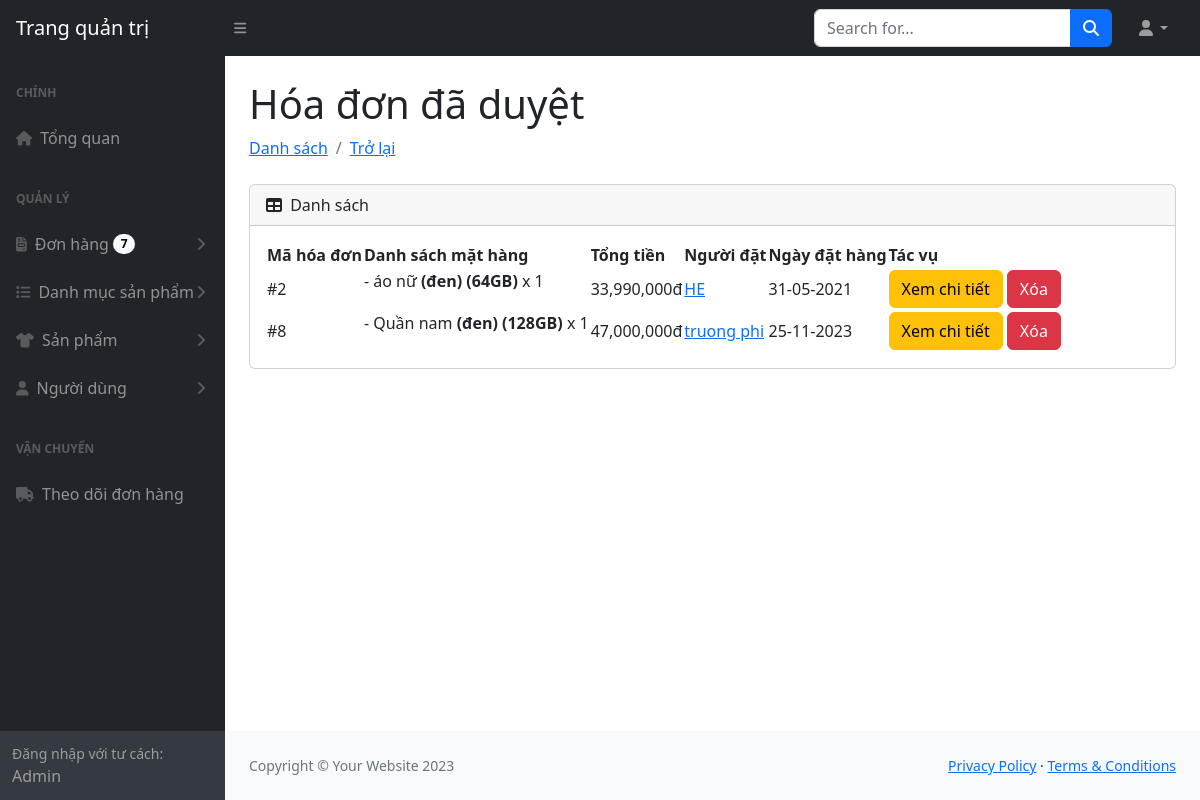
Page /admin.php?task=oldorder on the committed database.
### tables this page shows
CREATE TABLE `orders` (
  `id` int(11) NOT NULL,
  `fullname` varchar(255) NOT NULL,
  `email` varchar(255) NOT NULL,
  `phone` varchar(255) NOT NULL,
  `address` varchar(255) NOT NULL,
  `note` varchar(255) NOT NULL,
  `created_at` datetime NOT NULL,
  `payment` int(1) NOT NULL,
  `total` int(10) NOT NULL,
  `quantity` int(10) NOT NULL,
  `item` int(10) NOT NULL,
  `payed` int(11) NOT NULL DEFAULT 0,
  `active` int(1) NOT NULL,
  `user_id` int(11) NOT NULL
);

CREATE TABLE `orders_products` (
  `id` int(11) NOT NULL,
  `order_id` int(11) NOT NULL,
  `product_id` int(11) NOT NULL,
  `color_id` int(11) NOT NULL,
  `memory_id` int(11) NOT NULL,
  `ram_id` int(11) NOT NULL,
  `quantity` int(10) NOT NULL,
  `total` int(10) NOT NULL
);

CREATE TABLE `products` (
  `id` int(11) NOT NULL,
  `name` varchar(500) NOT NULL,
  `price` int(9) NOT NULL,
  `sale_price` int(9) NOT NULL,
  `thumbnail` varchar(255) NOT NULL,
  `product_desc` varchar(500) NOT NULL,
  `sold` int(5) NOT NULL DEFAULT 0,
  `amount` int(5) NOT NULL,
  `category_id` int(11) NOT NULL
);

CREATE TABLE `colors` (
  `id` int(11) NOT NULL,
  `name` varchar(255) NOT NULL,
  `value` varchar(255) NOT NULL
);

CREATE TABLE `memories` (
  `id` int(11) NOT NULL,
  `name` varchar(255) NOT NULL,
  `value` varchar(255) NOT NULL
);

CREATE TABLE `users` (
  `id` int(11) NOT NULL,
  `username` varchar(255) NOT NULL,
  `password` varchar(255) NOT NULL,
  `fullname` varchar(255) NOT NULL,
  `email` varchar(255) NOT NULL,
  `address` varchar(500) NOT NULL,
  `phone` varchar(50) NOT NULL,
  `role` int(11) NOT NULL DEFAULT 0
);

### Controller/admin.php (called while the page is built, shortened)
<?php
class Controller
{
    protected $model;
    public function __construct()
    {
        require_once('./model/model.php');
        $this->model = new Model();
    }
    public function oldorder()
    {
        $order_list = $this->model->getArray('orders', 'active = 1');
        require_once('./view/hoa_don_da_duyet.php');
    }
}

### model/model.php (called while the page is built, shortened)
<?php
class Model
{
    protected $host, $db, $user, $pass, $conn;
    public function __construct()
    {
        $this->host = 'localhost';
        $this->db = 'phi';
        $this->user = 'root';
        $this->pass = '';
        $this->conn = new mysqli($this->host, $this->user, $this->pass, $this->db);
        $this->conn->set_charset("utf8");
    }
    public function get($table, $condition)
    {
        if (empty($condition)) {
            $query = "SELECT * FROM $table";
        } else {
            $query = "SELECT * FROM $table WHERE $condition";
        }
        $result = $this->conn->query($query);
        if ($result->num_rows > 0) {
            return $result->fetch_assoc();
        } else {
            return null;
        }
    }
    public function getArray($tableName, $condition, $limit = 50)
    {
        if (empty($condition)) {
            $query = "SELECT * FROM $tableName LIMIT $limit";
        } else {
            $query = "SELECT * FROM $tableName WHERE $condition LIMIT $limit";
        }
        $result = $this->conn->query($query);
        if ($result && $result->num_rows > 0) {
            return $result;
        } else {
            return null;
        }
    }
}

### view/hoa_don_da_duyet.php (the view)
<?php require_once('./includes/header_sidebar.php'); ?>
<div class="container-fluid px-4">
    <h1 class="mt-4">Hóa đơn đã duyệt</h1>
    <ol class="breadcrumb mb-4">
        <li class="breadcrumb-item"><a href="index.html">Danh sách</a></li>
        <li class="breadcrumb-item active"><a href="#">Trở lại</a></li>
    </ol>
    <div class="card mb-4">
        <div class="card-header">
            <i class="fas fa-table me-1"></i>
            Danh sách
        </div>
        <div class="card-body">
            <table id="datatablesSimple">
                <thead>
                    <tr>
                        <th>Mã hóa đơn</th>
                        <th>Danh sách mặt hàng</th>
                        <th>Tổng tiền</th>
                        <th>Người đặt</th>
                        <th>Ngày đặt hàng</th>
                        <th>Tác vụ</th>
                </thead>
                <tbody>
                    <?php $i = 1; if(is_null($order_list)){ echo '<tr><td>Chưa có hóa đơn nào !</td></tr>';
                            } else {
                            while($hd = $order_list->fetch_assoc()){ ?>
                    <tr>
                        <td>#<?php echo $hd['id']; ?></td>
                        <td><?php $sanphams = $this->model->getArray('orders_products','order_id='.$hd['id']);
                                    while($sp = $sanphams->fetch_assoc()){ ?>
                            <p>- <?php echo $this->model->get('products','id='.$sp['product_id'])['name'].'<b> ('.$this->model->get('colors','id='.$sp['color_id'])['name'].')'.' ('.$this->model->get('memories','id='.$sp['memory_id'])['name'].')</b> x '.$sp['quantity']; ?>
                            </p>
                            <?php } ?>
                        </td>
                        <td><?php echo number_format($hd['total'], 0, '.', ',');?>đ</td>
                        <td>
                            <?php if($hd['user_id']!=0){ ?>
                            <a
                                href="user.php?id=<?php echo $hd['user_id'] ?>"><?php echo $this->model->get('users','id='.$hd['user_id'])['fullname'] ?></a>
                            <?php } else { ?>
                            <?php echo $hd['fullname'] ?>
                            <?php } ?>
                        </td>
                        <td><?php echo date_format(date_create($hd['created_at']),"d-m-Y"); ?></td>
                        <td>
                            <a href="admin.php?task=detailorder&id=<?php echo $hd['id'] ?>" class="btn btn-warning">Xem
                                chi tiết</a>
                            <a href="admin.php?task=deleteorder&id=<?php echo $hd['id'] ?>"
                                onclick="return confirm('Bạn có chắc chắn muốn xóa?')" class="btn btn-danger">Xóa</a>
                        </td>
                    </tr>
                    <?php }} ?>
                </tbody>
            </table>
        </div>
    </div>
</div>
<?php require_once './includes/footer.php' ?>

### rows in the picture
orders: id "2", total "33,990,000", user.fullname "HE", created_at "31-05-2021"
orders_products: product.name "áo nữ", color.name "đen", memory.name "64GB", quantity "1"
orders: id "8", total "47,000,000", user.fullname "truong phi", created_at "25-11-2023"
orders_products: product.name "Quần nam", color.name "đen", memory.name "128GB", quantity "1"

### other values in the picture
$this->model->count('orders', '') "7"
